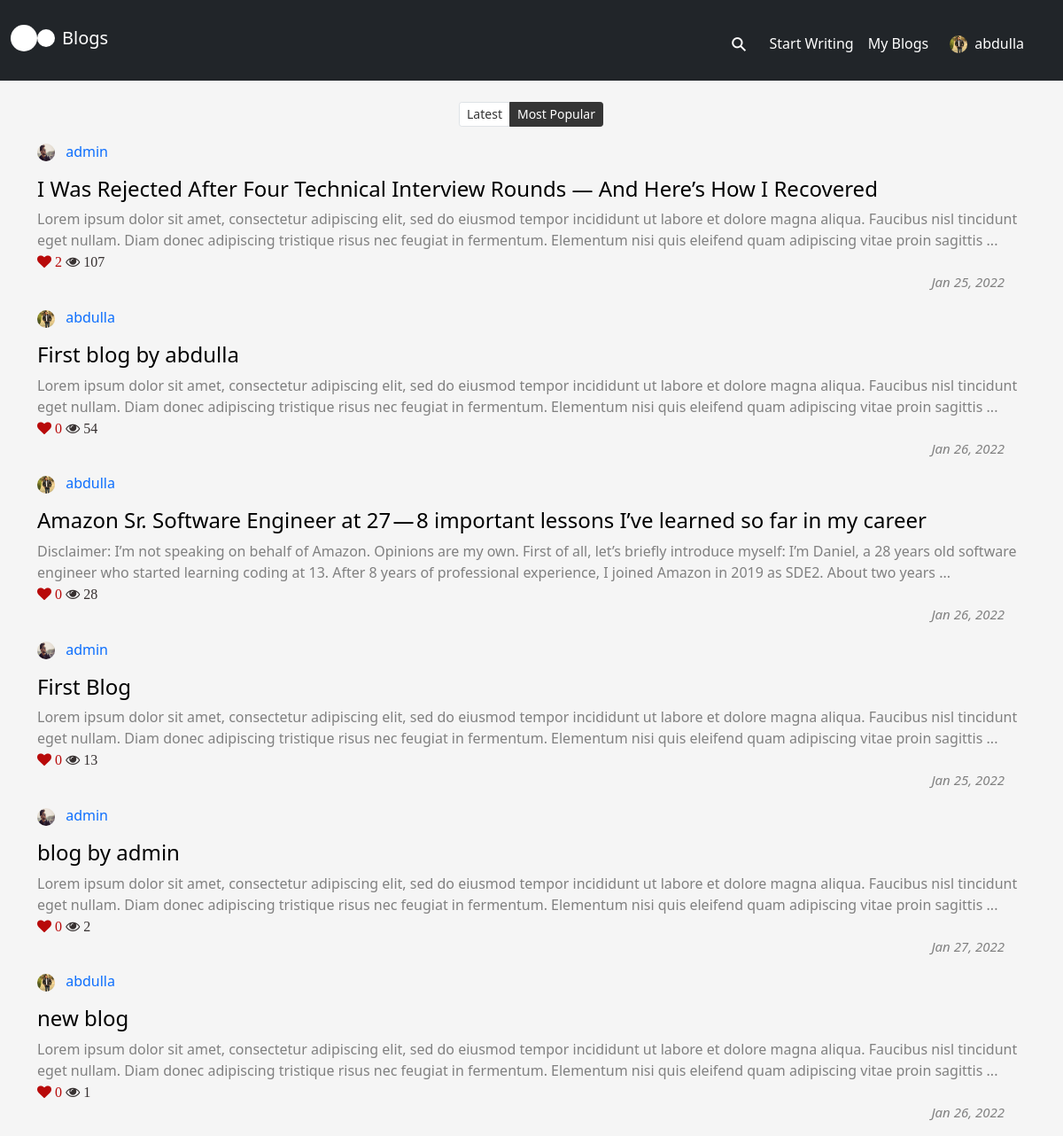
/blogs/ (signed in), run on the app's committed database.
### blog_app/models.py (models this page shows, shortened)
class Profile(models.Model):
    user = models.OneToOneField(User, on_delete=models.CASCADE)
    full_name = models.CharField(max_length=100, blank=True, null=True)
    email = models.EmailField(max_length=254, blank=True, null=True)
    location = models.CharField(max_length=100, blank=True, null=True)
    bio = models.TextField(blank=True, null=True)
    profile_pic = models.ImageField(upload_to='profile_pics',  blank=True, null=True)
    blogs = models.ManyToManyField(Blog, blank=True)
    date_joined = models.DateTimeField(auto_now_add=True, blank=True, null=True)

class Blog(models.Model):
    title = models.CharField(max_length=200, unique=True)
    content = models.TextField()
    author = models.ForeignKey(User, on_delete=models.CASCADE)
    slug = AutoSlugField(populate_from='title', always_update=True)
    views = models.IntegerField(default=0)
    likes = models.IntegerField(default=0)
    comments = models.IntegerField(default=0)
    created_at = models.DateTimeField(auto_now_add=True)
    updated_at = models.DateTimeField(auto_now=True)

### blog_app/views.py (the view)
# urls.py: path('blogs/', views.blogs, name='blogs'),
@login_required
def blogs(request):
    if request.GET and ('q' in request.GET) and request.GET['q'] == 'latest':
        blogs = Blog.objects.all().order_by('-created_at')
        marked = 'latest'
    else:
        blogs = Blog.objects.all().order_by('-views')
        marked = 'mostviewed'
    context = {
        'blogs': blogs,
        'marked': marked,
        'page_title': 'Blogs'
    }
    return render(request, 'blog_app/blogs.html', context)

### blog_app/templates/blog_app/blogs.html (shortened to what this page needs)
{% extends 'blog_app/base.html' %}
{% block content %}
{% if blogs %}
    <div class="col-md-12">
        <nav>
            <ul class="pagination pagination-sm justify-content-center">
                <li class="page-item {% if marked == 'latest' %} active {% endif %}"><a class="page-link" href="?q=latest">Latest</a>
                <li class="page-item {% if marked == 'mostviewed' %} active {% endif %}"><a class="page-link" href="?q=mostviewed">Most Popular</a>
            </ul>
        </nav>
        {% for blog in blogs %}
        <div class="mb-3">
            <a href="{% url 'author' blog.author.username %}">
                <img src="{{ blog.author.profile.profile_pic.url }}" width="20px" height="20px" style="border-radius: 50%;" />
            </a>
            <a class="mx-2" href="{% url 'author' blog.author.username %}"> {{ blog.author }}</a>
        </div>
        <a href="{% url 'read_blog' blog.slug %}" class="blog-title"><h4>{{ blog.title }}</h4></a>
        <a href="{% url 'read_blog' blog.slug %}" class="blog-content">{{ blog.content|slice:"290" }} {% if blog.content|length > 290 %}...{% endif %}</a>
        <div>
            <i class="fa fa-heart" style="color:rgb(184, 10, 10)"> {{blog.likes}}</i>
            <i class="fa fa-eye" style="color:rgb(54, 48, 48)"> {{blog.views}}</i>
        </div>
        <div class="px-4 blog-created-div">
            <p class="published-date">{{ blog.created_at|date:"M d, Y" }}</p>
        </div>
        {% endfor %}
    </div>
    {% else %}
    <div class="col-md-6 offset-md-3 text-center">
        <h1>{{ searched_blogs }}</h1>
        We could'nt find any blog.Try some different keywords or browse our <a href="{% url 'blogs' %}">blogs</a>
    </div>
    {% endif %}
{% endblock %}

### blog_app/templates/blog_app/base.html (shortened to what this page needs)
{% load static %}
<!DOCTYPE html>
<html lang="en">
<head>
    <link href="https://cdn.jsdelivr.net/npm/bootstrap@5.0.0-beta3/dist/css/bootstrap.min.css" rel="stylesheet">
    <link rel="stylesheet" href="https://cdnjs.cloudflare.com/ajax/libs/font-awesome/4.7.0/css/font-awesome.min.css">
    <link rel="stylesheet" href="{% static 'css/accounts.css' %}">
    <link rel="stylesheet" href="{% static 'css/blog_app.css' %}">
</head>
<nav class="navbar navbar-expand-lg bg-dark">
    <div class="container-fluid">
      <a href="{% url 'blogs' %}">
        <span class="big-dot"></span>
      </a>
      <a href="{% url 'blogs' %}">
        <span class="small-dot"></span>
      </a>
         <h4 class="p-2"><a class="navbar-brand text-white" href="{% url 'blogs' %}">Blogs</a></h4>
      <div class="collapse justify-content-end navbar-collapse" id="navbarNavAltMarkup">
        <div class="navbar-nav p-2">
          {% if user.is_authenticated %}
          <div class="search-container">
            <form action="{% url 'search_blogs' %}" method="POST" class=" mt-1">
              <label class="button searchbutton" for="searchright"><span class="mglass">&#9906;</span></label>
            </form>
          </div>
          <h6><a class="nav-link text-white mt-3" href="{% url 'write_blog' %}">Start Writing</a></h6>
          <h6><a class="nav-link text-white mt-3" href="{% url 'my_blogs' %}">My Blogs</a></h6>
          <div class="dropdown dropstart">
            <a class="text-white mt-4 mx-3" type="button" id="dropdownMenuButton1" data-bs-toggle="dropdown" aria-expanded="false">
              <div class='profile_icon'>
                <img src="{{ user.profile.profile_pic.url }}" width="20px" height="20px" style="border-radius: 50%;"/>
                <h6 class="px-2">{{ user.username }}</h6>
              </div>
            </a>
          </div>
          {% else %}
          <h6><a class="nav-link text-white mt-3" href="{% url 'login' %}">Log in</a></h6>
          <h6><a class="nav-link text-white mt-3" href="{% url 'signup' %}">Sign up</a></h6>
          {% endif %}
        </div>
      </div>
    </div>
</nav>
<br>
<body>
  <div class="container">
    <div class="row">
      {% block content %}
      {% endblock %}
    </div>
  </div>
</body>
</html>

### accounts/static/css/accounts.css (style rules this page uses)
a { text-decoration: none; }
body { background-color: whitesmoke; }

### blog_app/static/css/blog_app.css (style rules this page uses)
.fa-heart { color: red; cursor: pointer; }
.blog-title { color: black; }
.blog-content { color: grey }
.blog-created-div { display: flex; flex-direction: row-reverse; }
.profile_icon { display: flex; }
.published-date { color: grey; font-style: italic; font-size: 15px; }
.page-link { position: relative; display: block; padding: .5rem .75rem; margin-left: -1px; line-height: 1.25; color: #353535 !important; background-color: #fff !important; }
.page-item.active .page-link { z-index: 3; color: #fff !important; background-color: #353535 !important; border-color: #353535; }
.big-dot { height: 30px; width: 30px; background-color: #fff; border-radius: 50%; display: inline-block; }
.small-dot { height: 20px; width: 20px; background-color: #fff; border-radius: 50%; display: inline-block; }
.button { display: inline-block; margin: 4px 2px; font-size: 14px; padding-left: 32px; padding-right: 32px; height: 50px; line-height: 50px; text-align: center; color: white; text-decoration: none; cursor: pointer; -moz-user-select: none; -khtml-user-select: none; -webkit-user-select: none; -ms-user-select: none; user-select: none; }
.search-container { position: relative; display: inline-block; margin: 4px 2px; height: 50px; width: 50px; vertical-align: bottom; }
.mglass { display: inline-block; pointer-events: none; -webkit-transform: rotate(-45deg); -moz-transform: rotate(-45deg); -o-transform: rotate(-45deg); -ms-transform: rotate(-45deg); }
.searchbutton { position: absolute; font-size: 22px; width: 100%; margin: 0; padding: 0; }

### data on the page
Blog: author.profile.profile_pic (picture), author "admin", title "I Was Rejected After Four Technical Interview Rounds — And Here’s How I Recovered", content "Lorem ipsum dolor sit amet, consectetur adipiscing elit, sed do eiusmod tempor incididunt ut labore et dolore magna aliqua. Faucibus nisl tincidunt eget nullam. Diam donec adipiscing tristique risus nec feugiat in fermentum. Elementum nisi quis eleifend quam adipiscing vitae proin sagittis", likes "2", views "107", created_at "Jan 25, 2022"
Blog: author.profile.profile_pic (picture), author "abdulla", title "First blog by abdulla", content "Lorem ipsum dolor sit amet, consectetur adipiscing elit, sed do eiusmod tempor incididunt ut labore et dolore magna aliqua. Faucibus nisl tincidunt eget nullam. Diam donec adipiscing tristique risus nec feugiat in fermentum. Elementum nisi quis eleifend quam adipiscing vitae proin sagittis", likes "0", views "54", created_at "Jan 26, 2022"
Blog: author.profile.profile_pic (picture), author "abdulla", title "Amazon Sr. Software Engineer at 27 — 8 important lessons I’ve learned so far in my career", content "Disclaimer: I’m not speaking on behalf of Amazon. Opinions are my own. First of all, let’s briefly introduce myself: I’m Daniel, a 28 years old software engineer who started learning coding at 13. After 8 years of professional experience, I joined Amazon in 2019 as SDE2. About two years", likes "0", views "28", created_at "Jan 26, 2022"
Blog: author.profile.profile_pic (picture), author "admin", title "First Blog", content "Lorem ipsum dolor sit amet, consectetur adipiscing elit, sed do eiusmod tempor incididunt ut labore et dolore magna aliqua. Faucibus nisl tincidunt eget nullam. Diam donec adipiscing tristique risus nec feugiat in fermentum. Elementum nisi quis eleifend quam adipiscing vitae proin sagittis", likes "0", views "13", created_at "Jan 25, 2022"
Blog: author.profile.profile_pic (picture), author "admin", title "blog by admin", content "Lorem ipsum dolor sit amet, consectetur adipiscing elit, sed do eiusmod tempor incididunt ut labore et dolore magna aliqua. Faucibus nisl tincidunt eget nullam. Diam donec adipiscing tristique risus nec feugiat in fermentum. Elementum nisi quis eleifend quam adipiscing vitae proin sagittis", likes "0", views "2", created_at "Jan 27, 2022"
Blog: author.profile.profile_pic (picture), author "abdulla", title "new blog", content "Lorem ipsum dolor sit amet, consectetur adipiscing elit, sed do eiusmod tempor incididunt ut labore et dolore magna aliqua. Faucibus nisl tincidunt eget nullam. Diam donec adipiscing tristique risus nec feugiat in fermentum. Elementum nisi quis eleifend quam adipiscing vitae proin sagittis", likes "0", views "1", created_at "Jan 26, 2022"

### other printed values
{{ user.username }} "abdulla"
